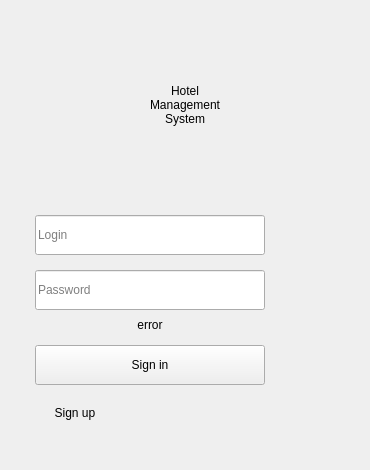
<?xml version="1.0" encoding="UTF-8"?>
<ui version="4.0">
 <class>SignInMainPage</class>
 <widget class="QWidget" name="SignInMainPage">
  <property name="geometry">
   <rect>
    <x>0</x>
    <y>0</y>
    <width>370</width>
    <height>470</height>
   </rect>
  </property>
  <property name="sizePolicy">
   <sizepolicy hsizetype="Minimum" vsizetype="Minimum">
    <horstretch>0</horstretch>
    <verstretch>0</verstretch>
   </sizepolicy>
  </property>
  <property name="minimumSize">
   <size>
    <width>300</width>
    <height>395</height>
   </size>
  </property>
  <property name="windowTitle">
   <string>Form</string>
  </property>
  <property name="styleSheet">
   <string notr="true"/>
  </property>
  <layout class="QGridLayout" name="gridLayout">
   <property name="leftMargin">
    <number>35</number>
   </property>
   <property name="topMargin">
    <number>30</number>
   </property>
   <property name="rightMargin">
    <number>35</number>
   </property>
   <property name="bottomMargin">
    <number>45</number>
   </property>
   <property name="spacing">
    <number>0</number>
   </property>
   <item row="0" column="0">
    <widget class="QLabel" name="titleLabel">
     <property name="sizePolicy">
      <sizepolicy hsizetype="Maximum" vsizetype="Maximum">
       <horstretch>0</horstretch>
       <verstretch>0</verstretch>
      </sizepolicy>
     </property>
     <property name="minimumSize">
      <size>
       <width>300</width>
       <height>150</height>
      </size>
     </property>
     <property name="styleSheet">
      <string notr="true"/>
     </property>
     <property name="text">
      <string>Hotel
Management
System</string>
     </property>
     <property name="alignment">
      <set>Qt::AlignmentFlag::AlignCenter</set>
     </property>
    </widget>
   </item>
   <item row="1" column="0">
    <spacer name="verticalSpacer">
     <property name="orientation">
      <enum>Qt::Orientation::Vertical</enum>
     </property>
     <property name="sizeType">
      <enum>QSizePolicy::Policy::Maximum</enum>
     </property>
     <property name="sizeHint" stdset="0">
      <size>
       <width>300</width>
       <height>35</height>
      </size>
     </property>
    </spacer>
   </item>
   <item row="2" column="0">
    <widget class="QLineEdit" name="loginLineEdit">
     <property name="sizePolicy">
      <sizepolicy hsizetype="Maximum" vsizetype="Maximum">
       <horstretch>0</horstretch>
       <verstretch>0</verstretch>
      </sizepolicy>
     </property>
     <property name="minimumSize">
      <size>
       <width>230</width>
       <height>40</height>
      </size>
     </property>
     <property name="alignment">
      <set>Qt::AlignmentFlag::AlignLeading|Qt::AlignmentFlag::AlignLeft|Qt::AlignmentFlag::AlignVCenter</set>
     </property>
     <property name="placeholderText">
      <string>Login</string>
     </property>
    </widget>
   </item>
   <item row="3" column="0">
    <spacer name="verticalSpacer_2">
     <property name="orientation">
      <enum>Qt::Orientation::Vertical</enum>
     </property>
     <property name="sizeType">
      <enum>QSizePolicy::Policy::Maximum</enum>
     </property>
     <property name="sizeHint" stdset="0">
      <size>
       <width>300</width>
       <height>15</height>
      </size>
     </property>
    </spacer>
   </item>
   <item row="4" column="0">
    <widget class="QLineEdit" name="passwordLineEdit">
     <property name="sizePolicy">
      <sizepolicy hsizetype="Maximum" vsizetype="Maximum">
       <horstretch>0</horstretch>
       <verstretch>0</verstretch>
      </sizepolicy>
     </property>
     <property name="minimumSize">
      <size>
       <width>230</width>
       <height>40</height>
      </size>
     </property>
     <property name="echoMode">
      <enum>QLineEdit::EchoMode::Password</enum>
     </property>
     <property name="placeholderText">
      <string>Password</string>
     </property>
    </widget>
   </item>
   <item row="5" column="0">
    <spacer name="verticalSpacer_3">
     <property name="orientation">
      <enum>Qt::Orientation::Vertical</enum>
     </property>
     <property name="sizeType">
      <enum>QSizePolicy::Policy::Maximum</enum>
     </property>
     <property name="sizeHint" stdset="0">
      <size>
       <width>300</width>
       <height>5</height>
      </size>
     </property>
    </spacer>
   </item>
   <item row="6" column="0">
    <widget class="QLabel" name="errorLabel">
     <property name="sizePolicy">
      <sizepolicy hsizetype="Maximum" vsizetype="Maximum">
       <horstretch>0</horstretch>
       <verstretch>0</verstretch>
      </sizepolicy>
     </property>
     <property name="minimumSize">
      <size>
       <width>230</width>
       <height>20</height>
      </size>
     </property>
     <property name="text">
      <string>error</string>
     </property>
     <property name="alignment">
      <set>Qt::AlignmentFlag::AlignCenter</set>
     </property>
    </widget>
   </item>
   <item row="7" column="0">
    <spacer name="verticalSpacer_4">
     <property name="orientation">
      <enum>Qt::Orientation::Vertical</enum>
     </property>
     <property name="sizeType">
      <enum>QSizePolicy::Policy::Maximum</enum>
     </property>
     <property name="sizeHint" stdset="0">
      <size>
       <width>300</width>
       <height>10</height>
      </size>
     </property>
    </spacer>
   </item>
   <item row="8" column="0">
    <widget class="QPushButton" name="signInButton">
     <property name="sizePolicy">
      <sizepolicy hsizetype="Maximum" vsizetype="Maximum">
       <horstretch>0</horstretch>
       <verstretch>0</verstretch>
      </sizepolicy>
     </property>
     <property name="minimumSize">
      <size>
       <width>230</width>
       <height>40</height>
      </size>
     </property>
     <property name="text">
      <string>Sign in</string>
     </property>
    </widget>
   </item>
   <item row="9" column="0">
    <spacer name="verticalSpacer_5">
     <property name="orientation">
      <enum>Qt::Orientation::Vertical</enum>
     </property>
     <property name="sizeType">
      <enum>QSizePolicy::Policy::Maximum</enum>
     </property>
     <property name="sizeHint" stdset="0">
      <size>
       <width>300</width>
       <height>15</height>
      </size>
     </property>
    </spacer>
   </item>
   <item row="10" column="0">
    <widget class="QPushButton" name="signUpButton">
     <property name="sizePolicy">
      <sizepolicy hsizetype="Maximum" vsizetype="Maximum">
       <horstretch>0</horstretch>
       <verstretch>0</verstretch>
      </sizepolicy>
     </property>
     <property name="minimumSize">
      <size>
       <width>80</width>
       <height>25</height>
      </size>
     </property>
     <property name="text">
      <string>Sign up</string>
     </property>
     <property name="default">
      <bool>false</bool>
     </property>
     <property name="flat">
      <bool>true</bool>
     </property>
    </widget>
   </item>
  </layout>
 </widget>
 <resources/>
 <connections/>
</ui>
